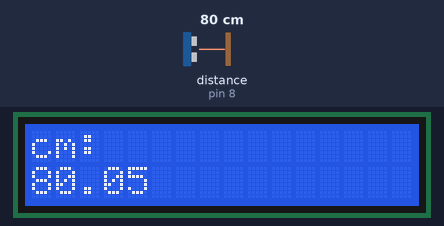
A sketch run on a simulated Arduino Uno, built with avr-gcc and run on an emulated ATmega328P. Parts: 16×2 character LCD. Wiring (inferred from the names in the program): ultrasonic range finder: trigger pin 9; echo pin 8. The test bench sets the inputs (shaded band); at power-on: distance to the obstacle (sensor on pin 8) 80 cm. The echo pulse lasts 58.3 µs per cm.

Above: at 1.2 s.
1.3 s: distance to the obstacle (sensor on pin 8) set to 2 cm
At 1.42 s:
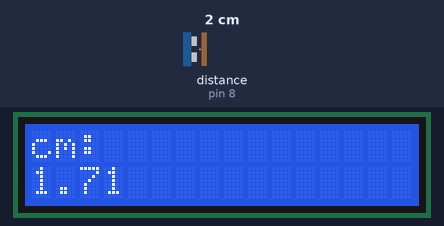
2.9 s: distance to the obstacle (sensor on pin 8) set to 4 cm
At 2.98 s:
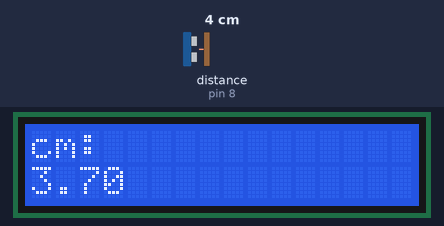
4.4 s: distance to the obstacle (sensor on pin 8) set to 9 cm
At 4.55 s:
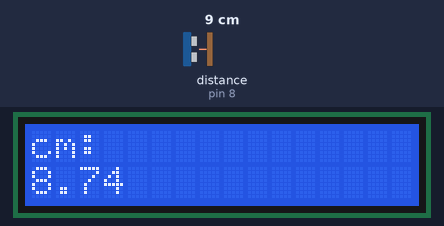

The sketch:

Portable_DM.ino
```cpp
#include<LiquidCrystal.h>

#define RS 7
#define E 6
#define D4 5
#define D5 4
#define D6 3
#define D7 2
#define TRIG 9
#define ECHO 8

LiquidCrystal FC(RS,E,D4,D5,D6,D7);

float cm = 0, in = 0;

void setup(){
  FC.begin(16,2);
  pinMode(TRIG, OUTPUT);
  pinMode(ECHO, INPUT);
}

void loop(){
  digitalWrite(TRIG, LOW);
  delayMicroseconds(2);
  digitalWrite(TRIG, HIGH);
  delayMicroseconds(10);
  digitalWrite(TRIG, LOW);
  cm = 0.01723 * pulseIn(ECHO, HIGH);
  in = (cm/2.54);
  FC.print("cm: ");
  FC.setCursor(0,1);
  FC.print(cm);
  delay(100);
  FC.clear();

}
```

Measured:
- after the input at 1.3 s, the display: first differs from a run without the input after 0.07 s (image 1)
- after the input at 2.9 s, the display: first differs from a run without the input at once (image 2)
- after the input at 4.4 s, the display: first differs from a run without the input after 0.11 s (image 3)
